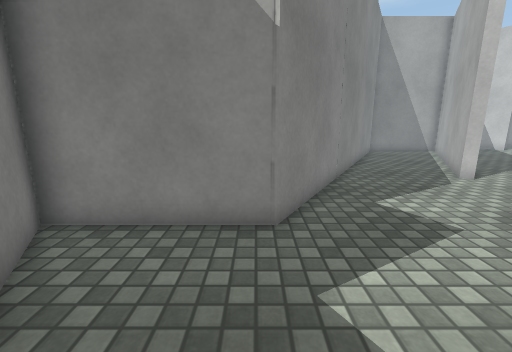
View 1 (above)

16 first-person views from a walk through a Unity game level. The camera is 1.2 m above the floor, tilts 12° down and sees 90° across. The floor is counted in squares, 0.5 m on a side. Each view is taken from the middle of a square. On the plan, view 1 faces up. The plan holds only what a view shows up to about 17 squares ahead; the rest is blank. The place goes on beyond the plan. The player is left out. Surface patterns are stand-ins for the level's own textures.

View 2
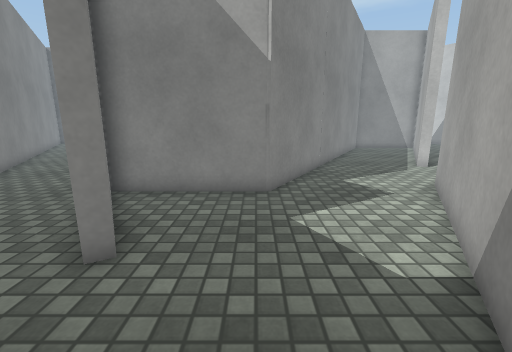

View 3
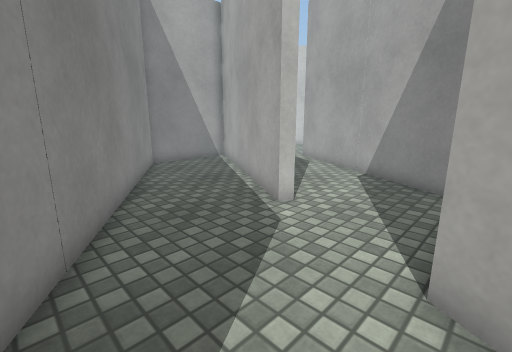

View 4
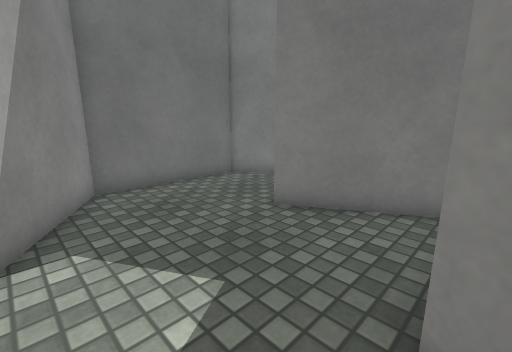

View 5
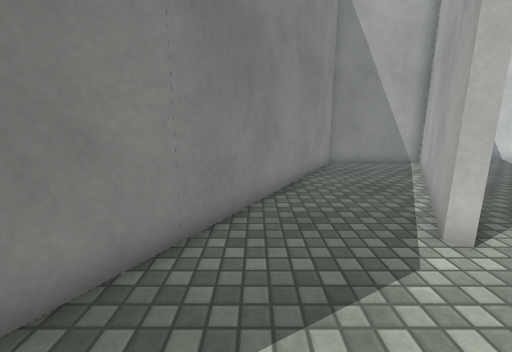

View 6
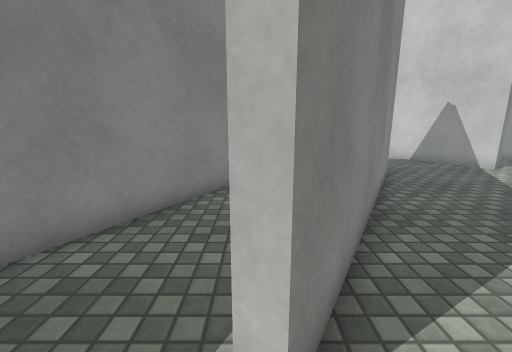

View 7
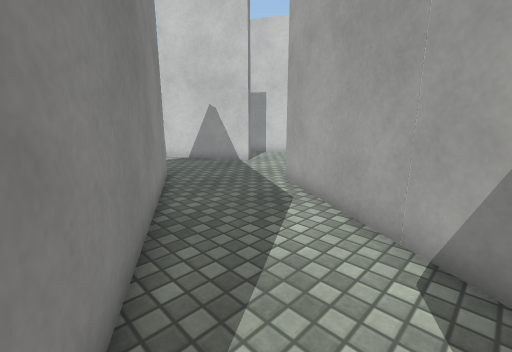

View 8
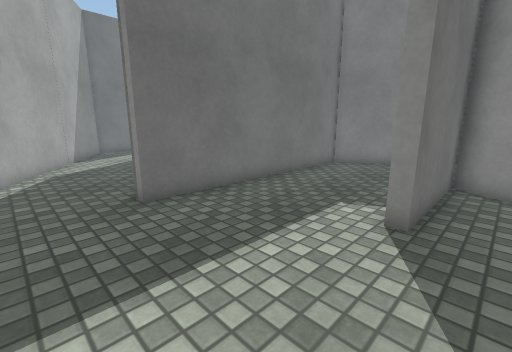

View 9
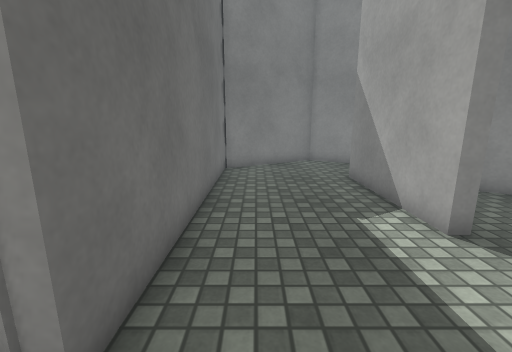

View 10
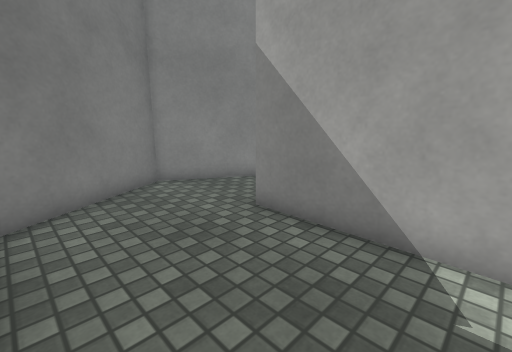

View 11
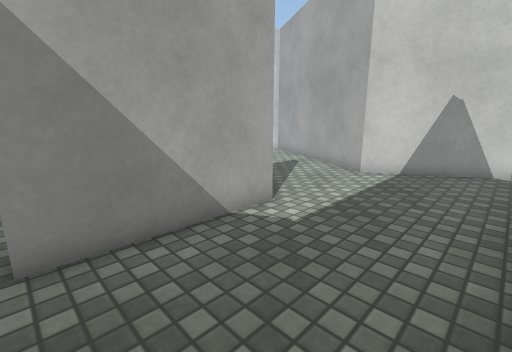

View 12
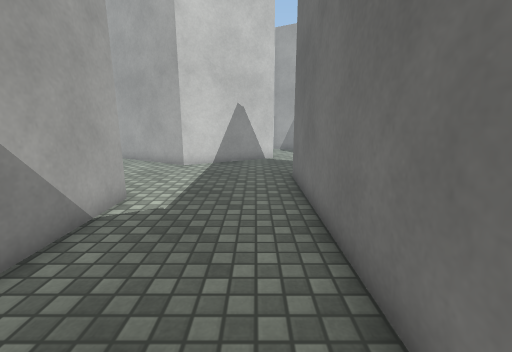

View 13
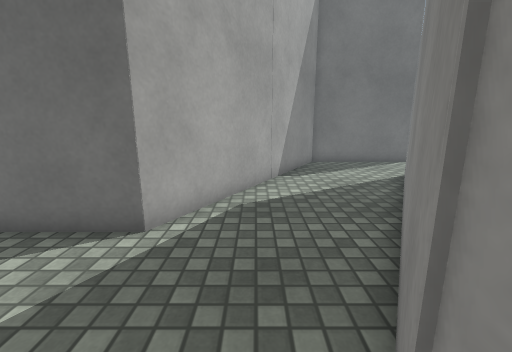

View 14
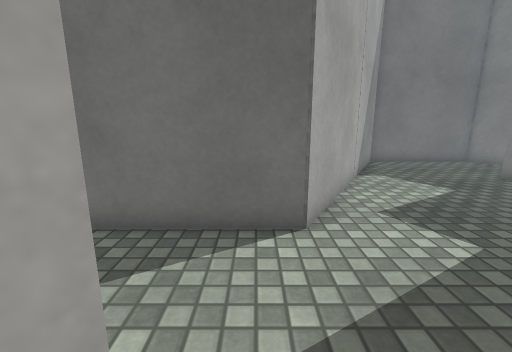

View 15
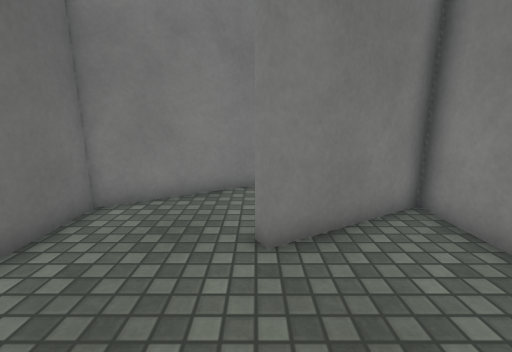

View 16
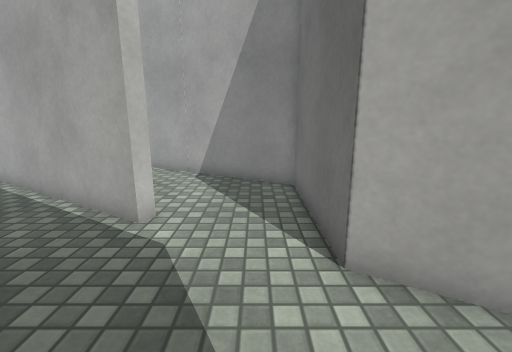

### Floor plan
Points are (right, up) in squares from view 1. A wall is a line through its corners. A room is listed if a view was taken in it or the views show most of it. See-through windows are left out.
Room 1 (views 1, 2, 3, 4, 5, 14, 15, 16)
walls: (8.8, 10.8) (14.6, 20.9) (9.3, 20.9) (0.5, 5.7) (-5.1, 5.7) (-2.5, 1.2) (-3, 1); (-7.5, 0.9) (-4.9, -3.6) (1, -3.6) (6.8, 6.5) (8.5, 6.5)
ways out: opening at (9.5, 9) to room 2
Room 2 (views 6, 7, 8, 9, 10, 11, 12, 13)
walls: (3.5, 21.4) (15.2, 21.4) (15.2, 20.9) (9.2, 10.6) (8.8, 10.8); (20.5, 23) (18.2, 27.1) (19.6, 29.6); (7.3, 29.2) (6.4, 27.6) (11.9, 27.6) (11.9, 27.1) (5.8, 27.1); (2.7, 29.5) (0.9, 26.4) (3.8, 21.4); (8.5, 6.5) (12.6, 6.5) (18.5, 16.7) (20.5, 16.7)
ways out: opening at (9.5, 9) to room 1

Positions as (right, up) in squares from view 1, and headings:
1: (0, 0), facing up
2: (0, -3), facing up
3: (3, 6), facing up-right
4: (3, 6), facing down-left
5: (5, 6), facing up
6: (9, 9), facing up
7: (10, 10), facing up-right
8: (18, 29), facing down-left
9: (17, 23), facing left
10: (11, 22), facing up-left
11: (6, 22), facing up-right
12: (4, 23), facing right
13: (16, 22), facing down
14: (8, 12), facing down
15: (2, 1), facing left
16: (3, 8), facing right
